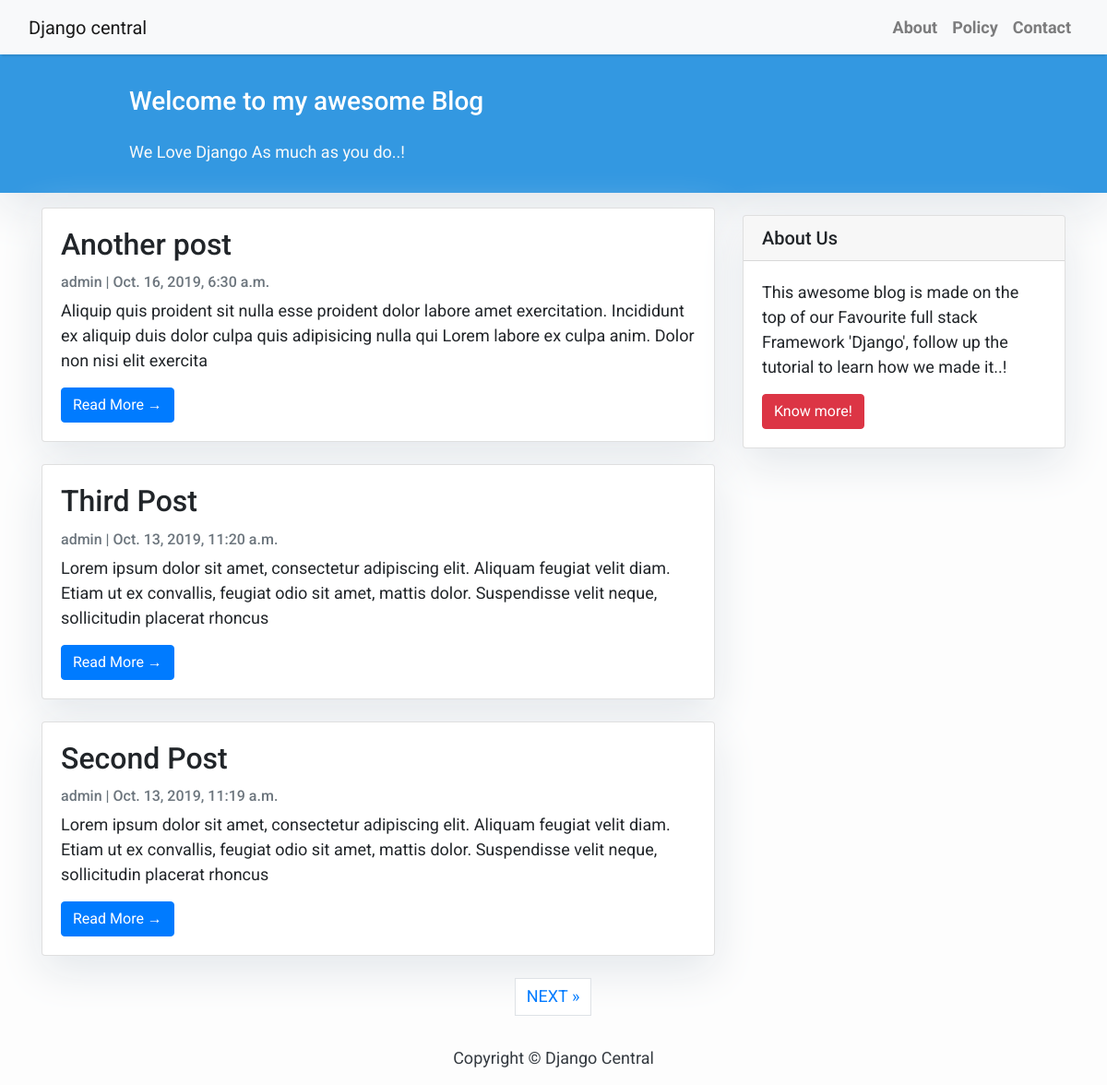
The page / on the database its author committed.
### blog/models.py (models this page shows, shortened)
class Post(models.Model):
    title = models.CharField(max_length=200, unique=True)
    slug = models.SlugField(max_length=200, unique=True)
    author = models.ForeignKey(
        User, on_delete=models.CASCADE, related_name='blog_posts')
    updated_on = models.DateTimeField(auto_now=True)
    content = models.TextField()
    created_on = models.DateTimeField(auto_now_add=True)
    status = models.IntegerField(choices=STATUS, default=0)
    class Meta:
        ordering = ['-created_on']

### blog/views.py (the view)
# urls.py: path('', views.PostList.as_view(), name='home'),
class PostList(generic.ListView):
    queryset = Post.objects.filter(status=1).order_by('-created_on')
    template_name = 'index.html'
    paginate_by = 3

### templates/index.html (shortened to what this page needs)
{% extends "base.html" %}
{% block content %}
<header class="masthead">
  <div class="container">
    <div class="row">
      <div class=" col-md-8 col-md-10 mx-auto">
        <div class="site-heading">
          <h3 class=" site-heading my-4 mt-3 text-white"> Welcome to my awesome Blog </h3>
          <p class="text-light">We Love Django As much as you do..! &nbsp
          </p>
        </div>
      </div>
    </div>
  </div>
</header>
<div class="container">
  <div class="row">
    <div class="col-md-8 mt-3 left">
      {% for post in post_list %}
      <div class="card mb-4">
        <div class="card-body">
          <h2 class="card-title">{{ post.title }}</h2>
          <p class="card-text text-muted h6">{{ post.author }} | {{ post.created_on}} </p>
          <p class="card-text">{{post.content|slice:":200" }}</p>
          <a href="{% url 'post_detail' post.slug  %}" class="btn btn-primary">Read More &rarr;</a>
        </div>
      </div>
      {% endfor %}
    </div>
    {% block sidebar %}
    {% include 'sidebar.html' %}
    {% endblock sidebar %}
  </div>
</div>
{% if is_paginated %}
<ul class="pagination justify-content-center">
  {% if page_obj.has_next %}
  <li><a href="?page={{ page_obj.next_page_number }}" class="page-link"> NEXT &raquo;</a></li>
  {% endif %}
</ul>
{% endif %}
{%endblock%}

### static/css/base.css (style rules this page uses)
body { font-family: "Roboto", sans-serif; font-size: 17px; background-color: #fdfdfd; }
.masthead { background: #3398E1; height: auto; padding-bottom: 15px; box-shadow: 0 16px 48px #E3E7EB; padding-top: 10px; }
.card { box-shadow: 0 16px 48px #E3E7EB; }

### templates/index.html (style rules this page uses)
body { font-family: "Roboto", sans-serif; font-size: 18px; background-color: #fdfdfd; }
.card { box-shadow: 0 16px 48px #E3E7EB; }

### rows shown on the page
Post: title "Another post", author "admin", created_on "Oct. 16, 2019, 6:30 a.m.", content "Aliquip quis proident sit nulla esse proident dolor labore amet exercitation. Incididunt ex aliquip duis dolor culpa quis adipisicing nulla qui Lorem labore ex culpa anim. Dolor non nisi elit exercita"
Post: title "Third Post", author "admin", created_on "Oct. 13, 2019, 11:20 a.m.", content "Lorem ipsum dolor sit amet, consectetur adipiscing elit. Aliquam feugiat velit diam. Etiam ut ex convallis, feugiat odio sit amet, mattis dolor. Suspendisse velit neque, sollicitudin placerat rhoncus"
Post: title "Second Post", author "admin", created_on "Oct. 13, 2019, 11:19 a.m.", content "Lorem ipsum dolor sit amet, consectetur adipiscing elit. Aliquam feugiat velit diam. Etiam ut ex convallis, feugiat odio sit amet, mattis dolor. Suspendisse velit neque, sollicitudin placerat rhoncus"
